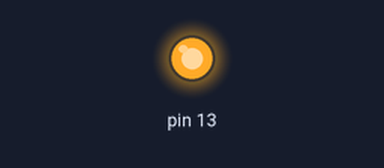
Recording of a sketch running on a simulated Arduino Uno, built with avr-gcc and run on an emulated ATmega328P. Shown: output pins drawn as LEDs (lit = HIGH).

Above: at 1.7 s.
At 5.1 s:
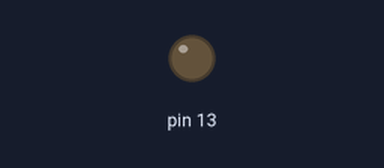
Timing chart, 0 to 9.0 s (numbered marks = the images above):
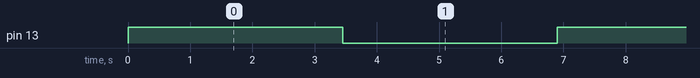

Measured:
- by itself, pin 13: alternates HIGH for 3.5 s and LOW for 3.5 s

The sketch:

RcSwitchCycle.ino
```cpp
#include <RCSwitch.h>

#define SYSTEMCODE "11111"
#define UNITCODE "00010"

RCSwitch mySwitch = RCSwitch();

void setup() {
  pinMode(13, OUTPUT);
  digitalWrite(13, HIGH);
  mySwitch.enableTransmit(12);
  digitalWrite(13, LOW);
}

void loop() {
  digitalWrite(13, HIGH);
  mySwitch.switchOn(SYSTEMCODE, UNITCODE);
  delay(3000);
  digitalWrite(13, LOW);
  mySwitch.switchOff(SYSTEMCODE, UNITCODE);
  delay(3000);
}
```
